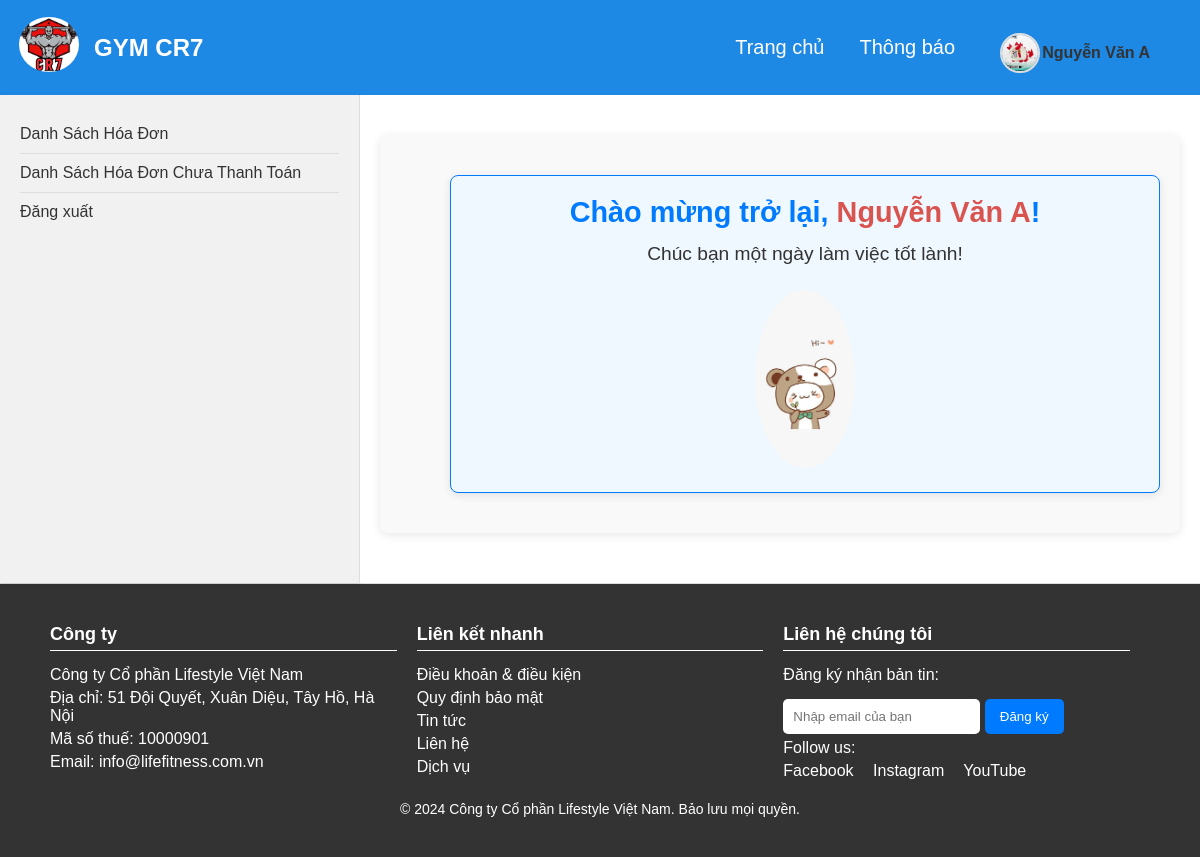
Page /ketoan.php (signed in) on the committed database.
### tables this page shows
CREATE TABLE `nhanvien` (
  `MaNV` int(11) NOT NULL,
  `TenNV` varchar(100) NOT NULL,
  `HinhAnhNV` varchar(255) DEFAULT NULL,
  `Email` varchar(100) NOT NULL,
  `Sdt` varchar(15) NOT NULL,
  `NgayVaoLam` date NOT NULL,
  `MaTK` int(11) DEFAULT NULL,
  `MaCV` int(11) DEFAULT NULL,
  `xoa` tinyint(1) DEFAULT 0
);

### modal/dangnhap.php (called while the page is built, shortened)
<?php
    class dangNhap{
        public function select1NV($ma){
            $p = new clsketnoi();
            $con = $p ->moketnoi();
            if($con){
                $str = " SELECT *
                from taikhoan tk inner join nhanvien nv
                on tk.MaTK = nv.MaTK inner join chucvu cv
                on nv.MaCV = cv.MaCV
                WHERE tk.MaTK = $ma ";
                $tbl = $con ->query($str);
                return $tbl;
            }else{
                echo "truy vấn sai";
                return false;
            }
        }
    }
?>

### controller/getdangnhap.php (called while the page is built, shortened)
<?php
    include_once("modal/dangnhap.php");
    class GetDangNhap{
        public function Lay1NV($ma){
            $p = new dangNhap();
            $con = $p -> select1NV($ma);
            if($con){
                if($con -> num_rows > 0){
                    return $con;
                }else{
                    return 0;
                }
            }else{
                echo "Loi to cha ba luaaaaaaaaaaaaaaaaaaaaaa";
                return false;
            }
        }
    }
?>

### ketoan.php (the view, shortened to what this page needs)
<!DOCTYPE html>
<html lang="en">
<head>
</head>
<body>
    <div id="khung">
        <header>
            <div id="logo">
                <a href="ketoan.php"><img src="../GYM/image/logo.jpg" alt="" srcset=""></a>
                <p style="float:right"><a href="ketoan.php">GYM CR7</a></p>
            </div>
            <div id="noidung">
                <a href="ketoan.php">Trang chủ</a>
                <a href="ketoan.php?thongbao">Thông báo</a>
                <?php
                    include_once("controller/getdangnhap.php");
                    $p = new GetDangNhap();
                    if(isset($_SESSION["dn1"])) {
                        $matk = $_SESSION["manv"];
                        $con1 = $p -> Lay1NV($matk);
                        if($con1){
                            $r1 = $con1 -> fetch_assoc();
                            $anh = $r1["HinhAnhNV"];
                            $ten = $r1["TenNV"];
                        }
                    }
                ?>
            <div class="user-dropdown">
                <div class="user-info">
                    <?php
                        echo '
                            <a href="nhanvien.php">
                                <img src="../GYM/image/avtNV/'.$anh.'" alt="" class="user">
                                <span>'.$ten.'</span>
                            </a>
                        ';
                    ?>
                </div>
            </div>
            </div>
        </header>
        <section>
            <article id="a1">
            <a href="ketoan.php?xemhoadon">Danh Sách Hóa Đơn</a>
            <a href="ketoan.php?khchuatt">Danh Sách Hóa Đơn Chưa Thanh Toán</a>
            <a href="ketoan.php?dangxuat" >Đăng xuất</a>
            </article>
            <article id="a2">
    <?php
        if (!isset($_REQUEST["chitietnhanvien"]) &&
            !isset($_REQUEST["doimatkhau"]) &&
            !isset($_REQUEST["xemhoadon"])&&
            !isset($_REQUEST["khchuatt"])&&
            !isset($_REQUEST["thongbao"])) {
    ?>
        <div class="student-info">
            <div class="avatar">
            </div>
            <div class="info">
                <?php
                    if (isset($_SESSION["dn1"])) {
                        $ten = $_SESSION["ten"];
                        echo "<div class='welcome-message'>";
                        echo "<h2>Chào mừng trở lại, <span class='user-name'>$ten</span>!</h2>";
                        echo "<p>Chúc bạn một ngày làm việc tốt lành!</p>";
                        echo "<img src='../GYM/image/hi.jpg' alt='Welcome Image' class='welcome-image'>";
                        echo "</div>";
                    }
                ?>
            </div>
        </div>
    <?php
        }
    ?>
</article>
        </section>
        <footer>
            <div class="footer-content">
                <div class="footer-section">
                    <h4>Công ty</h4>
                    <p>Công ty Cổ phần Lifestyle Việt Nam</p>
                    <p>Địa chỉ: 51 Đội Quyết, Xuân Diệu, Tây Hồ, Hà Nội</p>
                    <p>Mã số thuế: 10000901</p>
                    <p>Email: <a href="mailto:info@lifefitness.com.vn">info@lifefitness.com.vn</a></p>
                </div>
                <div class="footer-section">
                    <h4>Liên kết nhanh</h4>
                    <p><a href="#">Điều khoản & điều kiện</a></p>
                    <p><a href="#">Quy định bảo mật</a></p>
                    <p><a href="#">Tin tức</a></p>
                    <p><a href="#">Liên hệ</a></p>
                    <p><a href="#">Dịch vụ</a></p>
                </div>
                <div class="footer-section">
                    <h4>Liên hệ chúng tôi</h4>
                    <p>Đăng ký nhận bản tin:</p>
                    <input type="email" placeholder="Nhập email của bạn" />
                    <button>Đăng ký</button>
                    <p>Follow us:</p>
                    <div class="social-media">
                        <a href="#">Facebook</a>
                        <a href="#">Instagram</a>
                        <a href="#">YouTube</a>
                    </div>
                </div>
            </div>
            <div class="footer-bottom">
                <p>&copy; 2024 Công ty Cổ phần Lifestyle Việt Nam. Bảo lưu mọi quyền.</p>
            </div>
        </footer>
    </div>
</body>
</html>

### ketoan.php (style rules this page uses)
* { box-sizing: border-box; margin: 0; padding: 0; }
#khung { width: 100%; height: auto; font-family: Arial, sans-serif; }
header { display: flex; justify-content: space-between; align-items: center; background-color: #1e88e5; color: #fff; padding: 15px; }
#logo { margin-right: auto; }
#logo img { height: 50px; border-radius: 50%; }
#noidung { display: flex; align-items: center; }
#noidung a { color: #fff; text-decoration: none; margin-right: 35px; font-size: 20px; transition: color 0.3s ease; }
section { display: flex; height: auto ; border-bottom: 1px solid #ddd; }
#a1 { width: 30%; background-color: #f1f1f1; padding: 20px; border-right: 1px solid #ddd; box-shadow: 0 2px 5px rgba(0, 0, 0, 0.1); }
#a1 a { display: block; color: #333; text-decoration: none; font-size: 16px; padding: 10px 0; transition: color 0.3s ease; }
#a1 a:not(:last-child) { border-bottom: 1px solid #ddd; }
#a2 { width: 70%; padding: 20px; background-color: #fff; }
footer { background-color: #333; color: white; padding: 40px 50px; }
.footer-content { display: flex; justify-content: space-between; flex-wrap: wrap; }
.footer-section { flex: 1; min-width: 250px; margin-right: 20px; }
.footer-section h4 { margin-bottom: 15px; font-size: 18px; border-bottom: 1px solid #ffffff; padding-bottom: 5px; }
.footer-section p { margin: 5px 0; }
.footer-section a { color: #ffffff; text-decoration: none; }
.footer-bottom { text-align: center; margin-top: 20px; font-size: 14px; }
input[type="email"] { padding: 10px; margin-top: 10px; border: none; border-radius: 5px; }
button { padding: 10px 15px; margin-top: 10px; border: none; border-radius: 5px; background-color: #007bff; color: white; cursor: pointer; }
.social-media a { margin-right: 15px; color: #ffffff; }
.student-info { display: flex; align-items: center; margin-bottom: 20px; }
.info p { margin-bottom: 5px; }
#logo { display: flex; align-items: center; padding: 2px 4px; border-radius: 5px; }
#logo img { width: 60px; height: auto; margin-right: 15px; }
#logo p { margin: 0; }
#logo a { text-decoration: none; color: white; font-size: 24px; font-weight: bold; transition: color 0.3s; }
.student-info { display: flex; align-items: center; margin-bottom: 30px; background-color: #f9f9f9; border-radius: 8px; box-shadow: 0 2px 10px rgba(0, 0, 0, 0.1); padding: 20px; margin-top: 20px; transition: all 0.3s ease; }
.info { flex-grow: 1; }
.info p { font-size: 16px; line-height: 1.6; color: #333; margin-bottom: 12px; font-weight: 500; }
.avatar { width: 50px; height: 50px; border-radius: 50%; cursor: pointer; }
.welcome-message { background-color: #f0f8ff; border: 1px solid #007bff; border-radius: 8px; padding: 20px; margin: 20px 0; text-align: center; box-shadow: 0 2px 10px rgba(0, 0, 0, 0.1); }
.welcome-message h2 { color: #007bff; font-size: 1.8rem; }
.welcome-message .user-name { font-weight: bold; color: #d9534f; }
.welcome-message p { font-size: 1.2rem; margin: 10px 0; }
.welcome-message .welcome-image { width: 100px; height: auto; margin-top: 10px; border-radius: 50%; }
.user-dropdown { position: relative; display: inline-block; cursor: pointer; margin-left: 10px; top: 5px; }
.user-info a { display: flex; align-items: center; gap: 2px; color: white; }
.user-info img { width: 40px; height: 40px; border-radius: 50%; object-fit: cover; border: 2px solid #ddd; transition: transform 0.3s; }
.user-info span { font-size: 16px; font-weight: bold; color: #333; }

### rows in the picture
nhanvien: HinhAnhNV (picture), TenNV "Nguyễn Văn A"

### other values in the picture
$ten "Nguyễn Văn A"
